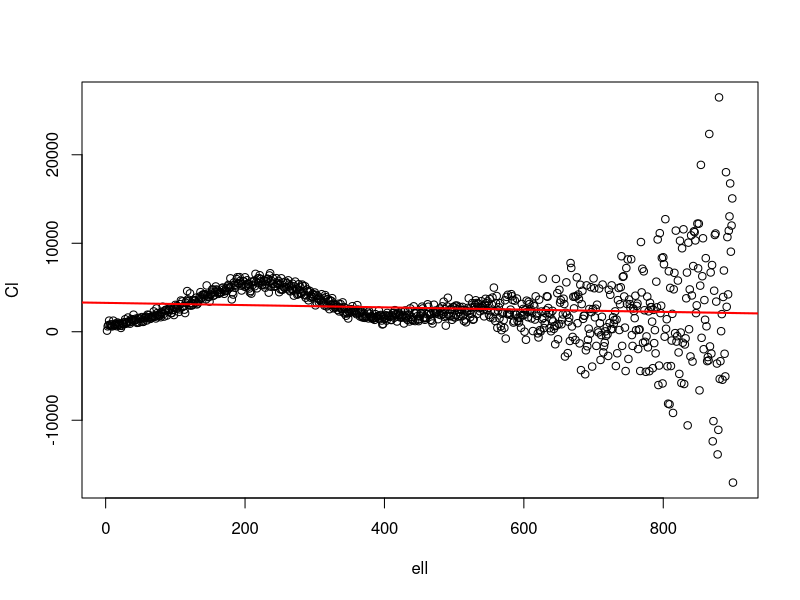
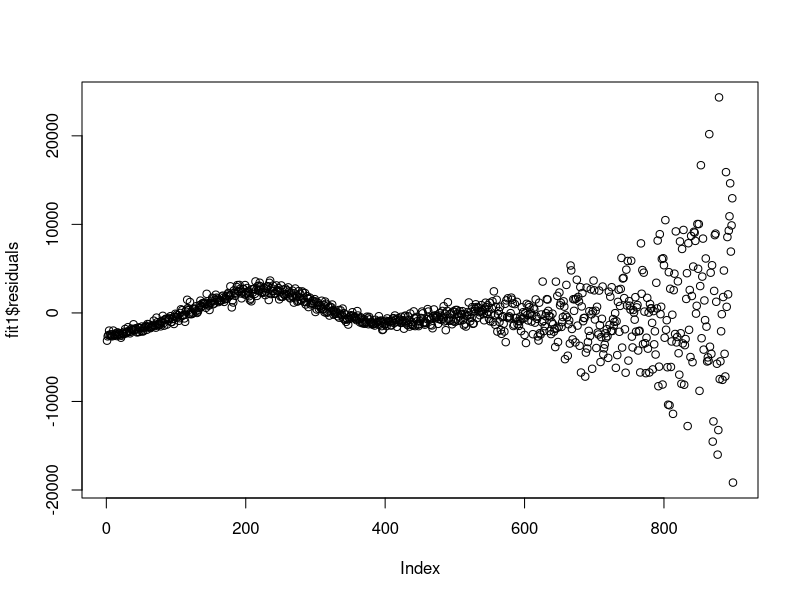
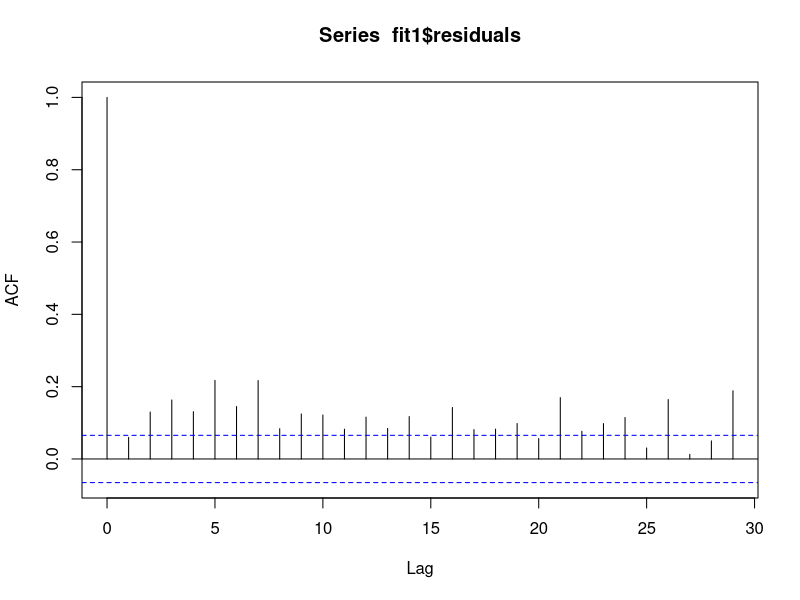
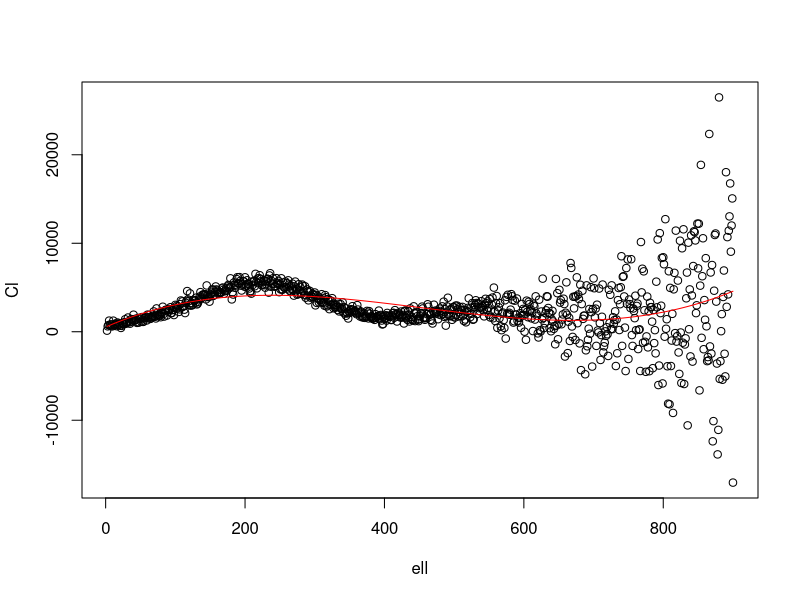

Recreate these plots in R, in order.
# Uzdevums 1. Ielasīt programmā R datus CMB.
# Līdzīgi kā lekcijā veikt lineārās un polinomiālās
# regresijas analīzi. Pārbaudīt ar ANOVA palīdzību, kura kārta polinomiālajai
# regresijai būtu piemērota. Veikt atlikumu analīzi līdzīgi kā lekcijā.
# Izdarīt attiecīgus secinājumus.
library(car)
dati<-read.table("cmb.txt", header=T)
attach(dati)
plot(Cl~ell)

fit1<-lm(Cl~ell)
summary(fit1)
abline(fit1,col="red",lwd=2)
plot(fit1$residuals) #slīpuma koeficients tuvu 0, grafiks līdzīgs oriģinālajam

acf(fit1$residuals) # atlikumi uzrāda kolerāciju

# polinomiālā regresija
fit1<-lm(Cl~poly(ell,degree=2,raw=T))
fit2<-lm(Cl~poly(ell,degree=3,raw=T))

summary(fit2)
anova(fit1,fit2)
plot(Cl~ell)
lines(sort(ell), fitted(fit2)[order(ell)], col='red')

# uzlabojums nozimigs 3 kārtas polinomam, tomēr R^2 ir relatīvi mazs (0.09),
# jo liela punktu izkliede, kad ell>600

# Uzdevums 2. Ielasīt programmā R datus LifeCycleSavings, kas raksturo ietaupījumu
# attiecību pret ienākumiem atkarībā no pieciem faktoriem. Līdzīgi kā
# otrajā uzdevumā veikt daudzfaktoru lienāro regresijas analīzi. Novērtēt arī atbilstošās
# korelācijas. Pārbaudīt modeļa nosacījumus, veikt diagnostiku, apskatīt
# mainīgo selekcijas problēmu. Veikt atbisltošus secinājumus.

attach(LifeCycleSavings)
head(LifeCycleSavings)

fit<-lm(sr~.,data=LifeCycleSavings)
summary(fit)
# dpi vismazāk nozīmīgais, izņem no modeļa
fit1<-lm(sr ~ pop15 + pop75 + ddpi, data = LifeCycleSavings)
summary(fit1)

anova(fit,fit1) 
# p-vertiba>0.05 nav vērā ņemama statiskā uzlabojuma, 
# arī R^2 nav vērā ņemam uzlabojuma, keficienti statisti nozīmīgi, izņemot pop75,
# kura nozīmīgumu var apšaubīt (p-vērt=0.07)

